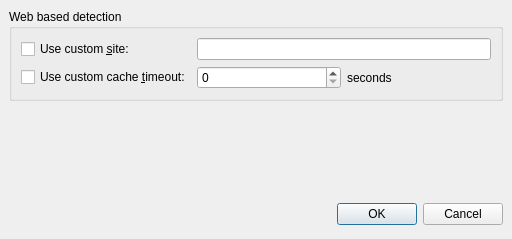
<ui version="4.0" >
 <author></author>
 <comment></comment>
 <exportmacro></exportmacro>
 <class>AutodetectSettings</class>
 <widget class="QDialog" name="AutodetectSettings" >
  <property name="geometry" >
   <rect>
    <x>0</x>
    <y>0</y>
    <width>512</width>
    <height>239</height>
   </rect>
  </property>
  <property name="windowTitle" >
   <string>Autodetection settings</string>
  </property>
  <layout class="QVBoxLayout" >
   <property name="margin" >
    <number>9</number>
   </property>
   <property name="spacing" >
    <number>6</number>
   </property>
   <item>
    <widget class="QGroupBox" name="groupBox" >
     <property name="title" >
      <string>Web based detection</string>
     </property>
     <layout class="QVBoxLayout" >
      <property name="margin" >
       <number>9</number>
      </property>
      <property name="spacing" >
       <number>6</number>
      </property>
      <item>
       <layout class="QGridLayout" >
        <property name="margin" >
         <number>0</number>
        </property>
        <property name="spacing" >
         <number>6</number>
        </property>
        <item row="0" column="0" >
         <widget class="QCheckBox" name="customSiteCheck" >
          <property name="text" >
           <string>Use custom &amp;site:</string>
          </property>
         </widget>
        </item>
        <item row="0" column="1" >
         <widget class="QLineEdit" name="customSite" />
        </item>
        <item row="1" column="0" >
         <widget class="QCheckBox" name="cacheTimeCheck" >
          <property name="text" >
           <string>Use custom cache &amp;timeout:</string>
          </property>
         </widget>
        </item>
        <item row="1" column="1" >
         <layout class="QHBoxLayout" >
          <property name="margin" >
           <number>0</number>
          </property>
          <property name="spacing" >
           <number>6</number>
          </property>
          <item>
           <widget class="QSpinBox" name="cacheTime" >
            <property name="sizePolicy" >
             <sizepolicy>
              <hsizetype>7</hsizetype>
              <vsizetype>0</vsizetype>
              <horstretch>0</horstretch>
              <verstretch>0</verstretch>
             </sizepolicy>
            </property>
            <property name="maximum" >
             <number>999999999</number>
            </property>
            <property name="singleStep" >
             <number>60</number>
            </property>
           </widget>
          </item>
          <item>
           <widget class="QLabel" name="cacheTimeLabel" >
            <property name="sizePolicy" >
             <sizepolicy>
              <hsizetype>7</hsizetype>
              <vsizetype>5</vsizetype>
              <horstretch>0</horstretch>
              <verstretch>0</verstretch>
             </sizepolicy>
            </property>
            <property name="text" >
             <string>seconds</string>
            </property>
           </widget>
          </item>
         </layout>
        </item>
       </layout>
      </item>
     </layout>
    </widget>
   </item>
   <item>
    <spacer>
     <property name="orientation" >
      <enum>Qt::Vertical</enum>
     </property>
     <property name="sizeHint" >
      <size>
       <width>20</width>
       <height>71</height>
      </size>
     </property>
    </spacer>
   </item>
   <item>
    <layout class="QHBoxLayout" >
     <property name="margin" >
      <number>0</number>
     </property>
     <property name="spacing" >
      <number>6</number>
     </property>
     <item>
      <spacer>
       <property name="orientation" >
        <enum>Qt::Horizontal</enum>
       </property>
       <property name="sizeHint" >
        <size>
         <width>131</width>
         <height>31</height>
        </size>
       </property>
      </spacer>
     </item>
     <item>
      <widget class="QPushButton" name="okButton" >
       <property name="text" >
        <string>OK</string>
       </property>
      </widget>
     </item>
     <item>
      <widget class="QPushButton" name="cancelButton" >
       <property name="text" >
        <string>Cancel</string>
       </property>
      </widget>
     </item>
    </layout>
   </item>
  </layout>
 </widget>
 <pixmapfunction></pixmapfunction>
 <resources/>
 <connections>
  <connection>
   <sender>okButton</sender>
   <signal>clicked()</signal>
   <receiver>AutodetectSettings</receiver>
   <slot>accept()</slot>
   <hints>
    <hint type="sourcelabel" >
     <x>387</x>
     <y>244</y>
    </hint>
    <hint type="destinationlabel" >
     <x>96</x>
     <y>254</y>
    </hint>
   </hints>
  </connection>
  <connection>
   <sender>cancelButton</sender>
   <signal>clicked()</signal>
   <receiver>AutodetectSettings</receiver>
   <slot>reject()</slot>
   <hints>
    <hint type="sourcelabel" >
     <x>478</x>
     <y>244</y>
    </hint>
    <hint type="destinationlabel" >
     <x>179</x>
     <y>282</y>
    </hint>
   </hints>
  </connection>
 </connections>
</ui>
